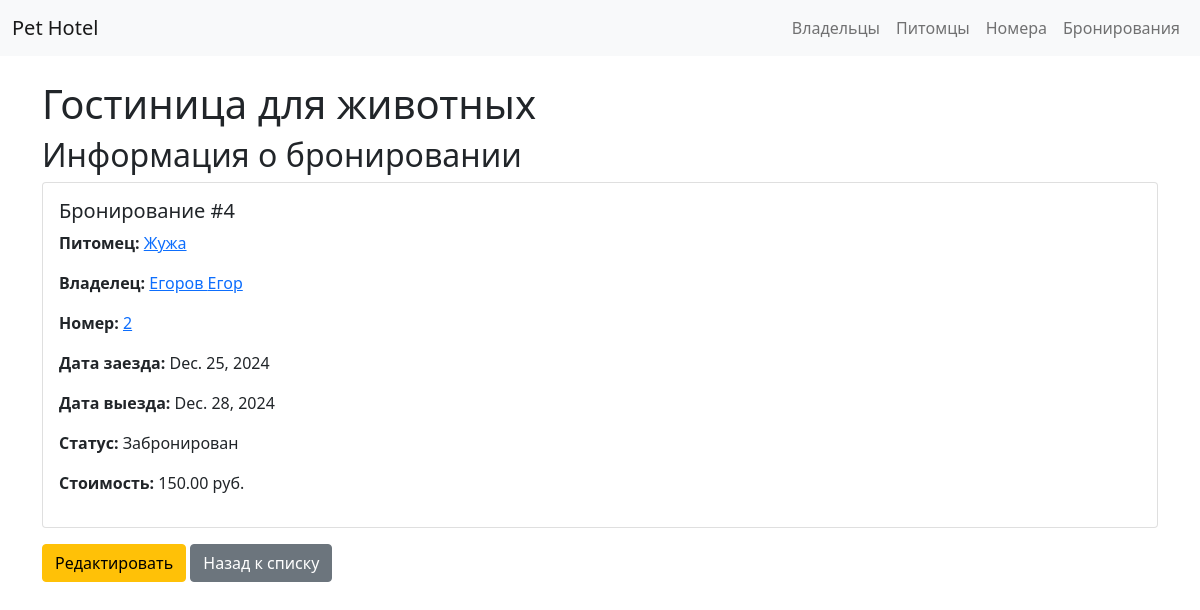
Page /hotel/booking/4/ on the committed database.
### hotel/models.py (models this page shows, shortened)
class Booking(models.Model):
    STATUSES = (('booked', 'Забронирован'), ('active', 'Проживает'), ('completed', 'Завершено'))
    pet = models.ForeignKey(Pet, on_delete=models.CASCADE)
    room = models.ForeignKey(Room, on_delete=models.CASCADE)
    check_in_date = models.DateField()
    check_out_date = models.DateField()
    status = models.CharField(max_length=10, choices=STATUSES, default='booked')
    total_cost = models.DecimalField(max_digits=10, decimal_places=2, null=True, blank=True)

class Pet(models.Model):
    PET_TYPES = (('dog', 'Собака'), ('cat', 'Кошка'), ('other', 'Другое'))
    name = models.CharField(max_length=100)
    type = models.CharField(max_length=10, choices=PET_TYPES)
    breed = models.CharField(max_length=100, blank=True)
    owner = models.ForeignKey(Owner, on_delete=models.CASCADE)
    special_notes = models.TextField(blank=True)

class Owner(models.Model):
    last_name = models.CharField(max_length=100)
    first_name = models.CharField(max_length=100)
    phone = models.CharField(max_length=20)
    email = models.EmailField()

class Room(models.Model):
    room_number = models.CharField(max_length=10, unique=True)
    type = models.CharField(max_length=100)  # "Стандарт", "Люкс"
    price_per_day = models.DecimalField(max_digits=8, decimal_places=2)

### hotel/views.py (the view)
# urls.py: path('booking/<int:pk>/', views.booking_detail, name='booking_detail'),
def booking_detail(request, pk):
    booking = get_object_or_404(Booking, pk=pk)
    return render(request, 'hotel/booking_detail.html', {'booking': booking})

### hotel/templates/hotel/booking_detail.html
{% extends 'hotel/base.html' %}
{% block content %}
<h2>Информация о бронировании</h2>
<div class="card">
    <div class="card-body">
        <h5 class="card-title">Бронирование #{{ booking.id }}</h5>
        <p><strong>Питомец:</strong>
            <a href="{% url 'pet_detail' booking.pet.id %}">{{ booking.pet.name }}</a>
        </p>
        <p><strong>Владелец:</strong>
            <a href="{% url 'owner_detail' booking.pet.owner.id %}">
                {{ booking.pet.owner.last_name }} {{ booking.pet.owner.first_name }}
            </a>
        </p>
        <p><strong>Номер:</strong>
            <a href="{% url 'room_detail' booking.room.id %}">{{ booking.room.room_number }}</a>
        </p>
        <p><strong>Дата заезда:</strong> {{ booking.check_in_date }}</p>
        <p><strong>Дата выезда:</strong> {{ booking.check_out_date }}</p>
        <p><strong>Статус:</strong> {{ booking.get_status_display }}</p>
        <p><strong>Стоимость:</strong> {{ booking.total_cost|default:"не рассчитана" }} руб.</p>
    </div>
</div>
<div class="mt-3">
    <a href="{% url 'booking_edit' booking.id %}" class="btn btn-warning">Редактировать</a>
    <a href="{% url 'booking_list' %}" class="btn btn-secondary">Назад к списку</a>
</div>
{% endblock %}

### rows in the picture
Booking: id "4", pet.name "Жужа", pet.owner.last_name "Егоров", pet.owner.first_name "Егор", room.room_number "2", check_in_date "Dec. 25, 2024", check_out_date "Dec. 28, 2024", status "Забронирован", total_cost "150.00"
